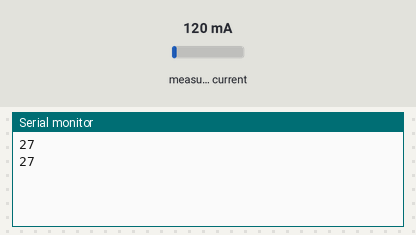
The sketch below on a simulated Arduino Uno, built with avr-gcc and run on an emulated ATmega328P. On the bench: the last lines printed to the serial monitor. Inputs (shaded band) come from the test bench; at power-on: measured current 120 mA.

Above: at 2.9 s.
3.0 s: measured current set to 40 mA
At 4.0 s:
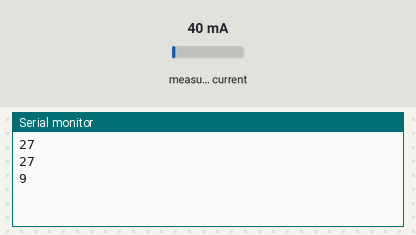
4.5 s: measured current set to 500 mA
At 5.5 s:
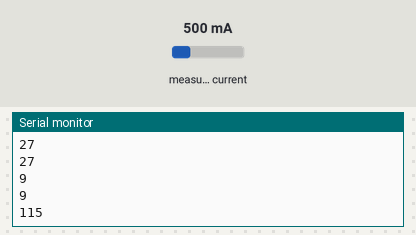
Timing chart, 0 to 7.5 s (numbered marks = the images above; inputs shaded):
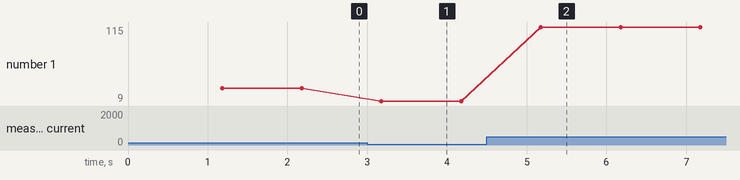

Measured:
- after the input at 3.0 s, the serial monitor: prints a new line after 0.18 s (image 1)
- after the input at 4.5 s, the serial monitor: prints a new line after 0.68 s (image 2)
- plotted number 1: 27 → 9 after the input at 3.0 s, 9 → 115 after the input at 4.5 s

The sketch:

WMonV3.ino
```cpp
#include <EmonLib.h>


// Create an instance
EnergyMonitor emon1;

int rede = 230.0; // Italia 230V
unsigned long timestamp;

void setup()
{
  Serial.begin(115200);   //Apro la comunicazione seriale

  emon1.current(1, 17.5);             // Current: input pin, calibration.

}

void loop()
{
  if ((millis() - timestamp) > 999) {
    timestamp = millis();
    double Irms = emon1.calcIrms(1480);  // Calculate Irms only
   //Serial.println(Irms);

    int Watt = Irms*rede;
    //Invia a ESP8266 il valore della Corrente
    Serial.println(Watt);

  }

}
```
